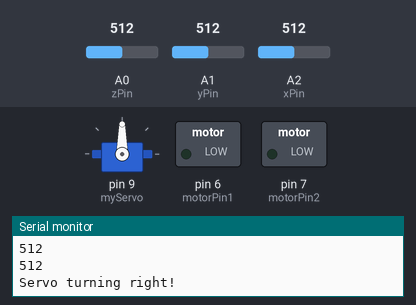
Simulated run of this sketch. Board: Arduino Uno, built with avr-gcc and run on an emulated ATmega328P. On the bench: servo, switched loads named in the sketch (green lamp = pin HIGH), the last lines printed to the serial monitor. The test bench sets the inputs (shaded band); at power-on: A2 (xPin) = 512, A1 (yPin) = 512, A0 (zPin) = 512.

Above: at 3.9 s.
4.0 s: A2 (xPin) set to 299
At 5.9 s:
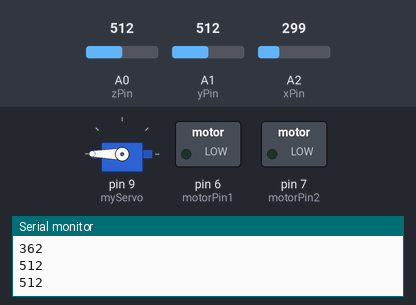
7.0 s: A2 (xPin) set to 268
At 9.4 s:
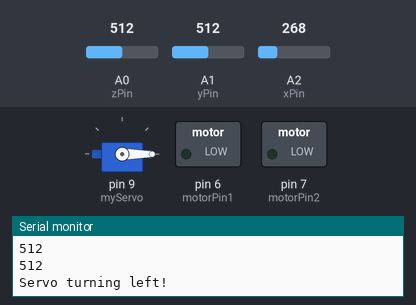
10.0 s: A2 (xPin) set to 209
13.0 s: A2 (xPin) set to 184
14.5 s: A1 (yPin) set to 361
17.2 s: A1 (yPin) set to 333
At 18.1 s:
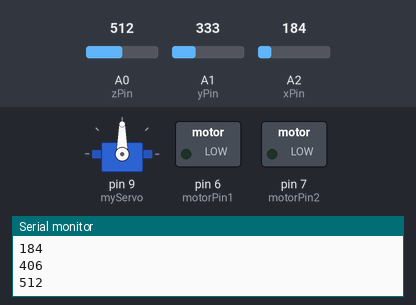
Timing chart, 0 to 19.7 s (numbered marks = the images above; inputs shaded):
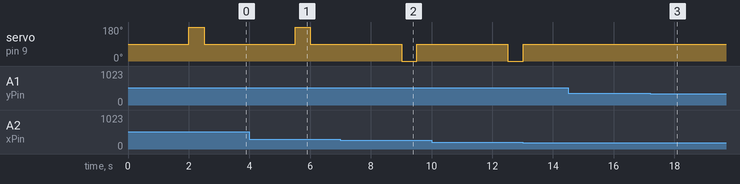

The sketch:

Step1C.ino
```cpp
#include <Servo.h> // Include Servo library

Servo myServo;
int motorPin1 = 6;
int motorPin2 = 7;
int zPin = A0;
int yPin = A1;
int xPin = A2;

const int xLeftMin = 200;
const int xLeftMax = 330;
const int xRightMin = 350;
const int xRightMax = 700;
const int yForwardMin = 345;
const int yForwardMax = 400;
const int yBackwardMin = 200;
const int yBackwardMax = 320;

void setup() {
  Serial.begin(9600);
  myServo.attach(9);  // Servo in pin 9
  pinMode(motorPin1, OUTPUT);
  pinMode(motorPin2, OUTPUT);
}

void loop() {
  int xVal = 0, yVal = 0, zVal = 0;
  int nAve = 10;


  for (int i = 0; i < nAve; i++) {
    xVal += analogRead(xPin);

    yVal += analogRead(yPin);

    zVal += analogRead(zPin);

    delay(200);
  }

  // Calculate averages
  xVal /= nAve;
  yVal /= nAve;
  zVal /= nAve;
  Serial.println(xVal);
  Serial.println(yVal);
  Serial.println(zVal);


  if (isDeviceLeft(xVal)) {
    myServo.write(0);  // Servo turns left
    Serial.println("Servo turning left!");
    delay(500);
    myServo.write(90);
  }
  else if (isDeviceRight(xVal)) {
    myServo.write(180);
    delay(500);
    myServo.write(90);
    Serial.println("Servo turning right!");
  }
  else if (isDeviceForward(yVal)) {
    digitalWrite(motorPin1, HIGH);
    digitalWrite(motorPin2, LOW);
    Serial.println("Motor spinning forward!");
  }
  else if (isDeviceBackward(yVal)) {
    digitalWrite(motorPin1, LOW);
    digitalWrite(motorPin2, HIGH);
    Serial.println("Motor spinning backward!");
  }
  else {
    myServo.write(90);  // Servo in neutral position
    digitalWrite(motorPin1, LOW);
    digitalWrite(motorPin2, LOW);
  }

  delay(1000);
}


bool isDeviceLeft(int x) {
  return (x > xLeftMin && x < xLeftMax);
}

bool isDeviceRight(int x) {
  return (x > xRightMin && x < xRightMax);
}

bool isDeviceForward(int y) {
  return (y > yForwardMin && y < yForwardMax);
}

bool isDeviceBackward(int y) {
  return (y > yBackwardMin && y < yBackwardMax);
}
```

Measured:
- the behaviour switches between 282 and 281 on A2 (xPin) (found by bisection; images 1 and 2)
- the behaviour switches between 352 and 351 on A1 (yPin) (found by bisection; images 2 and 3)
- after the input at 17.2 s, pin 6 (motorPin1): stays LOW (without the input it goes to HIGH after 1.8 s)
